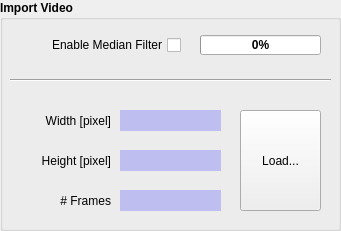
     <widget class="QGroupBox" name="importvideo_box">
      <property name="geometry">
       <rect>
        <x>10</x>
        <y>30</y>
        <width>341</width>
        <height>231</height>
       </rect>
      </property>
      <property name="font">
       <font>
        <weight>75</weight>
        <bold>true</bold>
       </font>
      </property>
      <property name="title">
       <string>Import Video</string>
      </property>
      <widget class="QPushButton" name="open_button">
       <property name="geometry">
        <rect>
         <x>240</x>
         <y>110</y>
         <width>81</width>
         <height>101</height>
        </rect>
       </property>
       <property name="font">
        <font>
         <weight>50</weight>
         <bold>false</bold>
        </font>
       </property>
       <property name="text">
        <string>Load...</string>
       </property>
       <property name="default">
        <bool>false</bool>
       </property>
      </widget>
      <widget class="QTextBrowser" name="width_text">
       <property name="geometry">
        <rect>
         <x>120</x>
         <y>110</y>
         <width>101</width>
         <height>21</height>
        </rect>
       </property>
       <property name="font">
        <font>
         <weight>50</weight>
         <bold>false</bold>
        </font>
       </property>
       <property name="styleSheet">
        <string notr="true">background-color: rgba(0, 0, 255, 50);</string>
       </property>
       <property name="frameShape">
        <enum>QFrame::NoFrame</enum>
       </property>
       <property name="verticalScrollBarPolicy">
        <enum>Qt::ScrollBarAlwaysOff</enum>
       </property>
       <property name="horizontalScrollBarPolicy">
        <enum>Qt::ScrollBarAlwaysOff</enum>
       </property>
      </widget>
      <widget class="QTextBrowser" name="height_text">
       <property name="geometry">
        <rect>
         <x>120</x>
         <y>150</y>
         <width>101</width>
         <height>21</height>
        </rect>
       </property>
       <property name="font">
        <font>
         <weight>50</weight>
         <bold>false</bold>
        </font>
       </property>
       <property name="styleSheet">
        <string notr="true">background-color: rgba(0, 0, 255, 50);</string>
       </property>
       <property name="frameShape">
        <enum>QFrame::NoFrame</enum>
       </property>
       <property name="frameShadow">
        <enum>QFrame::Raised</enum>
       </property>
       <property name="verticalScrollBarPolicy">
        <enum>Qt::ScrollBarAlwaysOff</enum>
       </property>
       <property name="horizontalScrollBarPolicy">
        <enum>Qt::ScrollBarAlwaysOff</enum>
       </property>
      </widget>
      <widget class="QTextBrowser" name="frame_text">
       <property name="geometry">
        <rect>
         <x>120</x>
         <y>190</y>
         <width>101</width>
         <height>21</height>
        </rect>
       </property>
       <property name="font">
        <font>
         <weight>50</weight>
         <bold>false</bold>
        </font>
       </property>
       <property name="styleSheet">
        <string notr="true">background-color: rgba(0, 0, 255, 50);</string>
       </property>
       <property name="frameShape">
        <enum>QFrame::NoFrame</enum>
       </property>
       <property name="verticalScrollBarPolicy">
        <enum>Qt::ScrollBarAlwaysOff</enum>
       </property>
       <property name="horizontalScrollBarPolicy">
        <enum>Qt::ScrollBarAlwaysOff</enum>
       </property>
      </widget>
      <widget class="QLabel" name="label_6">
       <property name="geometry">
        <rect>
         <x>0</x>
         <y>110</y>
         <width>111</width>
         <height>21</height>
        </rect>
       </property>
       <property name="font">
        <font>
         <weight>50</weight>
         <bold>false</bold>
        </font>
       </property>
       <property name="layoutDirection">
        <enum>Qt::LeftToRight</enum>
       </property>
       <property name="text">
        <string>Width [pixel]</string>
       </property>
       <property name="alignment">
        <set>Qt::AlignRight|Qt::AlignTrailing|Qt::AlignVCenter</set>
       </property>
      </widget>
      <widget class="QLabel" name="label_7">
       <property name="geometry">
        <rect>
         <x>0</x>
         <y>150</y>
         <width>111</width>
         <height>21</height>
        </rect>
       </property>
       <property name="font">
        <font>
         <weight>50</weight>
         <bold>false</bold>
        </font>
       </property>
       <property name="layoutDirection">
        <enum>Qt::LeftToRight</enum>
       </property>
       <property name="text">
        <string>Height [pixel]</string>
       </property>
       <property name="alignment">
        <set>Qt::AlignRight|Qt::AlignTrailing|Qt::AlignVCenter</set>
       </property>
      </widget>
      <widget class="QLabel" name="label_9">
       <property name="geometry">
        <rect>
         <x>30</x>
         <y>190</y>
         <width>81</width>
         <height>21</height>
        </rect>
       </property>
       <property name="font">
        <font>
         <weight>50</weight>
         <bold>false</bold>
        </font>
       </property>
       <property name="layoutDirection">
        <enum>Qt::LeftToRight</enum>
       </property>
       <property name="text">
        <string># Frames</string>
       </property>
       <property name="alignment">
        <set>Qt::AlignRight|Qt::AlignTrailing|Qt::AlignVCenter</set>
       </property>
      </widget>
      <widget class="QLabel" name="verification_video">
       <property name="geometry">
        <rect>
         <x>320</x>
         <y>0</y>
         <width>20</width>
         <height>20</height>
        </rect>
       </property>
       <property name="autoFillBackground">
        <bool>false</bool>
       </property>
       <property name="text">
        <string/>
       </property>
       <property name="scaledContents">
        <bool>true</bool>
       </property>
       <property name="alignment">
        <set>Qt::AlignCenter</set>
       </property>
      </widget>
      <widget class="QProgressBar" name="progress_filter">
       <property name="geometry">
        <rect>
         <x>200</x>
         <y>35</y>
         <width>121</width>
         <height>20</height>
        </rect>
       </property>
       <property name="value">
        <number>0</number>
       </property>
       <property name="textVisible">
        <bool>true</bool>
       </property>
      </widget>
      <widget class="Line" name="line">
       <property name="geometry">
        <rect>
         <x>10</x>
         <y>70</y>
         <width>321</width>
         <height>20</height>
        </rect>
       </property>
       <property name="orientation">
        <enum>Qt::Horizontal</enum>
       </property>
      </widget>
      <widget class="QCheckBox" name="median_filter">
       <property name="geometry">
        <rect>
         <x>10</x>
         <y>35</y>
         <width>171</width>
         <height>20</height>
        </rect>
       </property>
       <property name="font">
        <font>
         <weight>50</weight>
         <bold>false</bold>
        </font>
       </property>
       <property name="layoutDirection">
        <enum>Qt::RightToLeft</enum>
       </property>
       <property name="text">
        <string>Enable Median Filter</string>
       </property>
       <property name="checked">
        <bool>false</bool>
       </property>
      </widget>
     </widget>
